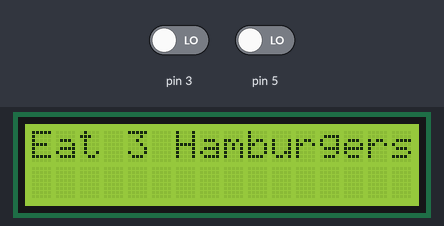
The sketch below on a simulated Arduino Uno, built with avr-gcc and run on an emulated ATmega328P. Parts: 16×2 character LCD. The test bench sets the inputs (shaded band); at power-on: pin 3 LOW, pin 5 LOW. What the sketch prints to the serial monitor is not drawn.

Above: at 2.1 s.
At 6.2 s:
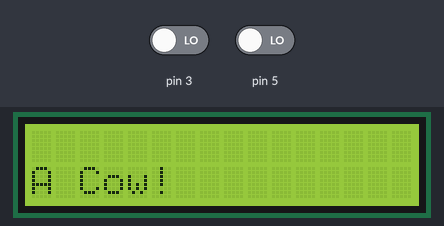
6.3 s: pin 3 driven HIGH
At 7.8 s:
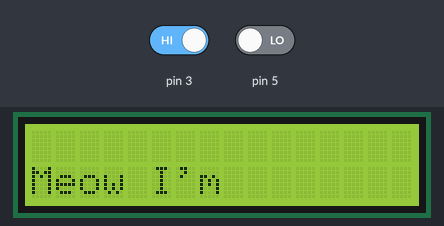
10.3 s: pin 3 driven LOW
At 11.8 s:
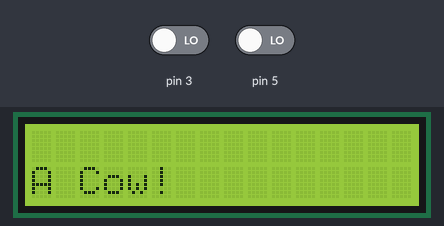
Timing chart, 0 to 13.3 s (numbered marks = the images above; inputs shaded):
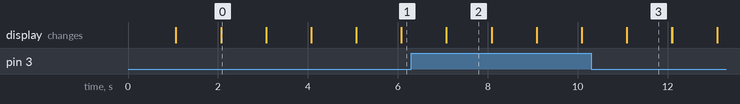

Measured:
- after the input at 6.3 s, the display: first differs from a run without the input after 0.78 s (image 2)
- what the display in image 0 shows lasts 1.0 s, from 2.1 s to 3.1 s

The sketch:

sketch_may01a.ino
```cpp
int buttonA;

int buttonB;

const int rs = 6, en = 7, d4 = 8, d5 = 9, d6 = 10, d7 = 11;
#include <LiquidCrystal.h>
LiquidCrystal  lcd(rs, en, d4, d5, d6, d7);


void setup() {

  lcd.begin(16, 2);
  lcd.print("Would You Rather");
  delay(1000);
  lcd.clear();
  delay(1000);
  lcd.print("Eat 3 Hamburgers");
  delay(1000);
  lcd.clear();
  delay(1000);
  lcd.print("Or 3 Hot dogs");
  delay(1000);
  lcd.clear();

  pinMode(3, INPUT);
  pinMode(5, INPUT);
  Serial.begin(9600);

}

void loop() {

 lcd.setCursor(0,1);

buttonB = digitalRead(5);
Serial.println(buttonB);

buttonA = digitalRead(3);
Serial.println(buttonA);


if (buttonA == 1){

  lcd.print("Meow I'm ");
  delay(1000);
  lcd.clear();

  }

else (buttonB == 1);
{

  lcd.print("A Cow!");
  delay(1000);
  lcd.clear();


}
}
```
